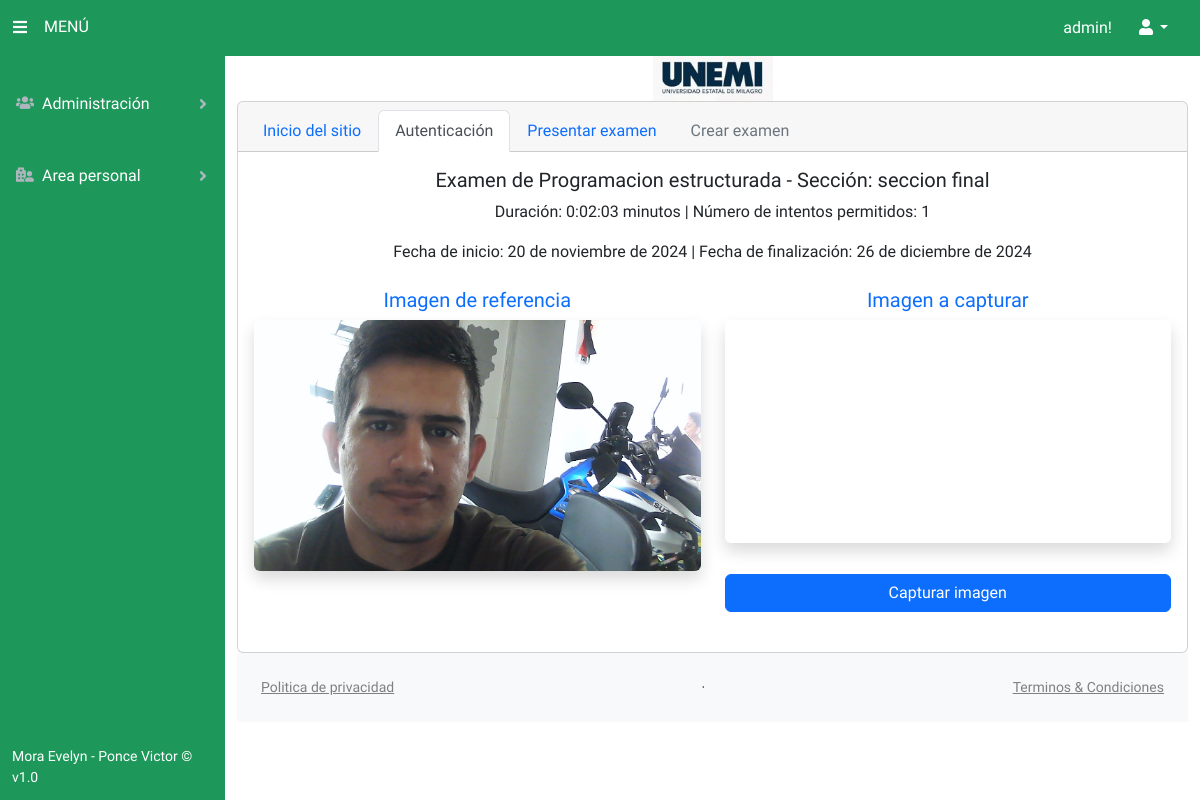
Screenshot of /examen (signed in) with the database file from the repository.
### gestion_examenes/models.py (models this page shows, shortened)
class examen(models.Model):
    id = models.AutoField(primary_key=True)
    fechainicio = models.DateField(verbose_name='Fecha inicial')
    fechafinal = models.DateField(verbose_name='Fecha final')
    cantidadpreguntas = models.IntegerField(verbose_name='Cantidad de preguntas')
    duracion = models.DurationField(help_text="Duración del examen en minutos")
    nintentos = models.IntegerField(verbose_name='Numero de intentos')
    planificacion=models.ForeignKey(planificacion,on_delete=models.CASCADE)
    fecha_creacion = models.DateTimeField(auto_now_add=True)
    fecha_actualizacion = models.DateTimeField(auto_now=True)

class planificacion(models.Model):
    id = models.AutoField(primary_key=True)
    materia=models.ForeignKey(materia,on_delete=models.CASCADE)
    seccion=models.ForeignKey(seccion,on_delete=models.CASCADE)
    usuario = models.ForeignKey(User, on_delete=models.CASCADE, verbose_name='Usuario autenticado', blank=True, null=True )
    fecha_creacion = models.DateTimeField(auto_now_add=True)
    fecha_actualizacion = models.DateTimeField(auto_now=True)

class materia(models.Model):
    id = models.AutoField(primary_key=True)
    nombre = models.CharField(max_length=200, verbose_name='Nombre de la materia')
    carrera=models.ForeignKey(carrera,on_delete=models.CASCADE)
    fecha_creacion = models.DateTimeField(auto_now_add=True)
    fecha_actualizacion = models.DateTimeField(auto_now=True)
    def __str__(self):
        return self.nombre

class seccion(models.Model):
    id = models.AutoField(primary_key=True)
    descripcion = models.TextField()
    fecha_creacion = models.DateTimeField(auto_now_add=True)
    fecha_actualizacion = models.DateTimeField(auto_now=True)
    def __str__(self):
        return self.descripcion

### gestion_examenes/views.py (the view, shortened to what this page needs)
# urls.py: path('examen', views.examenes, name='examen'),
def examenes(request):
    username = request.user.username
    es_staff = request.user.is_staff
    fecha_actual = timezone.now().date()
    examen_obj = examen.objects.filter(
        fechainicio__lte=fecha_actual,
        fechafinal__gte=fecha_actual
    ).select_related('planificacion').first()
    imagen_base64_referencia = None
    try:
        imagen_referencia = imagenes.objects.get(usuario=request.user).imagen
        with open(imagen_referencia.path, "rb") as img_file:
            imagen_base64_referencia = base64.b64encode(img_file.read()).decode('utf-8')
    except imagenes.DoesNotExist:
        imagen_base64_referencia = None
    if examen_obj:
        preguntas = pregunta.objects.filter(examen=examen_obj)
        return render(request, 'examenes.html', {
            'examen': examen_obj,
            'preguntas': preguntas,
            'username': username,
            'es_staff': es_staff,
            'imagen_base64_referencia': imagen_base64_referencia,
        })
    else:
        return render(request, 'examen_no_disponible.html', {
            'mensaje': 'No hay exámenes disponibles en esta fecha.',
            'username': username,
            'es_staff': es_staff
        })

### gestion_examenes/templates/examenes.html (shortened to what this page needs)
{% extends 'base_examen.html' %}
{% load static %}
{% block contenido %}
<div class="card text-center">
  <div class="card-header">
    <ul class="nav nav-tabs card-header-tabs">
      <li class="nav-item">
        <a class="nav-link" href="{% url 'inicioexamen' %}">Inicio del sitio</a>
      </li>
      <li class="nav-item">
        <a class="nav-link active" aria-current="true" href="{% url 'examen' %}">Autenticación</a>
      </li>
      <li class="nav-item">
        <a class="nav-link" href="{% url 'presentarexamen' %}">Presentar examen</a>
      </li>
      <li class="nav-item">
        <a class="nav-link disabled" aria-disabled="true">Crear examen</a>
      </li>
    </ul>
  </div>
  <div class="card-body">
    <h5 class="card-title">Examen de {{ examen.planificacion.materia }} - Sección: {{ examen.planificacion.seccion }}</h5>
    <p class="card-text">Duración: {{ examen.duracion }} minutos | Número de intentos permitidos: {{ examen.nintentos }}</p>
    <p class="card-text">Fecha de inicio: {{ examen.fechainicio }} | Fecha de finalización: {{ examen.fechafinal }}</p>
    <div class="row mt-4">
      <div class="col-md-6">
        <h5 class="text-center text-primary">Imagen de referencia</h5>
        {% if imagen_base64_referencia %}
          <img class="img-fluid rounded shadow" alt="Imagen de referencia">
        {% else %}
          <p class="text-muted">No hay imagen de referencia disponible.</p>
        {% endif %}
      </div>
      <div class="col-md-6">
        <h5 class="text-center text-primary">Imagen a capturar</h5>
        {% if imagen_base64_capturada %}
          <img class="img-fluid rounded shadow" alt="Imagen capturada">
        {% else %}
          <video id="video" width="100%" autoplay class="rounded shadow"></video>
        {% endif %}
        <br><br>
        <button id="capture" class="btn btn-primary w-100">Capturar imagen</button>
      </div>
    </div>
  </div>
</div>
{% endblock contenido %}

### gestion_examenes/templates/base_examen.html (shortened to what this page needs)
{% load static %}
<!DOCTYPE html>
<html lang="es">
    <head>
        <link type="text/css" rel="stylesheet" href=" {% static "css/styles.css"  %} ">
        <link type="text/css" rel="stylesheet" href=" {% static "css/base2.css"  %} ">
        <link rel="stylesheet" href="https://cdn.jsdelivr.net/npm/bootstrap@5.2.3/dist/css/bootstrap.min.css" />
        <link rel="stylesheet" href="https://pro.fontawesome.com/releases/v5.10.0/css/all.css"/>
    </head>
    <body>
        <nav class="sb-topnav navbar navbar-expand" style="background: #1d985a; color: white; ">
                <div class="col" >
                    <button class="btn btn-link " id="sidebarToggle" href="#!" style="background: #1d985a; color: white;"><i class="fas fa-bars"></i></button>
                    MENÚ
                </div>
            <form class="d-none d-md-inline-block form-inline ms-auto me-0 me-md-3 my-2 my-md-0">
                  {{ username }}!
            </form>
            <ul class="navbar-nav ms-auto ms-md-0 me-3 me-lg-4" style="background: #1d985a; color: white; ">
                <li class="nav-item dropdown" style="background: #1d985a; color: white;">
                    <a class="nav-link dropdown-toggle" id="navbarDropdown" href="#" role="button" data-bs-toggle="dropdown" aria-expanded="false" style="background: #1d985a; color: white;"><i class="fas fa-user fa-fw" ></i></a>
                </li>
            </ul>
        </nav>
        <div id="layoutSidenav" >
            <div id="layoutSidenav_nav" style="background: #1d985a; color: white;">
                <nav class="sb-sidenav accordion sb-sidenav-light" id="sidenavAccordion" style="background: #1d985a; color: white;">
                    <div class="sb-sidenav-menu" style="background: #1d985a; color: white;">
                        <div class="nav" style="background: #1d985a; color: white;">
<br>
                            {% if es_staff %}
                            <a class="nav-link collapsed" href="#" data-bs-toggle="collapse" data-bs-target="#collapseLayoutss" aria-expanded="false" aria-controls="collapseLayouts" style="background: #1d985a; color: white;">
                                <div class="sb-nav-link-icon"><i class="fas fa-users"></i></div>
                                Administración
                                <div class="sb-sidenav-collapse-arrow"><i class="fas fa-angle-down"></i></div>
                            </a>
                            <br>
                            <a class="nav-link collapsed" href="#" data-bs-toggle="collapse" data-bs-target="#collapseLayouts5" aria-expanded="false" aria-controls="collapseLayouts" style="background: #1d985a; color: white;">
                                <div class="sb-nav-link-icon"><i class="fas fa-hospital-user"></i></div>
                                Area personal
                                <div class="sb-sidenav-collapse-arrow"><i class="fas fa-angle-down"></i></div>
                            </a>
                             {% endif %}
                        </div>
                    </div>
                    <div class="sb-sidenav-footer" style="background: #1d985a; color: white;">
                        <div class="small">
                            Mora Evelyn - Ponce Victor &copy v1.0
                        </div>
                </nav>
            </div>
            <div id="layoutSidenav_content">
                <div class="container">
                    <center>
                        <img  src=" {% static 'imgs/logounemi.jpg' %} "  alt="" style="width: 120px; text-align: center;height: 45px">
                    </center>
                {% block contenido %}
                {% endblock contenido %}
                <footer class="py-4 bg-light mt-auto">
                    <div class="container-fluid px-4">
                        <div class="d-flex align-items-center justify-content-between small">
                            <a href="#" style="color: grey;">Politica de privacidad</a>
                            &middot;
                            <div>
                                <a href="#" style="color: grey;">Terminos &amp; Condiciones</a>
                            </div>
                        </div>
                    </div>
                </footer>
 </div>
    </div>
    </body>
</html>

### gestion_examen/static/css/base2.css (style rules this page uses)
* { font-family: Kodchasan; }
a { color: black; }

### rows the page displays
examen: planificacion.materia "Programacion estructurada", planificacion.seccion "seccion final", duracion "0:02:03", nintentos "1", fechainicio "20 de noviembre de 2024", fechafinal "26 de diciembre de 2024"

### other values shown
{{ username }} "admin"
